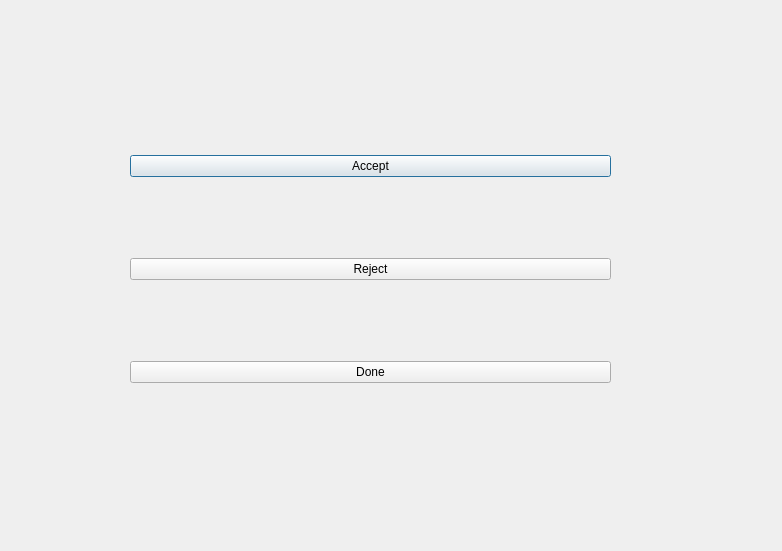
<?xml version="1.0" encoding="UTF-8"?>
<ui version="4.0">
 <class>MyDialog</class>
 <widget class="QDialog" name="MyDialog">
  <property name="geometry">
   <rect>
    <x>0</x>
    <y>0</y>
    <width>782</width>
    <height>551</height>
   </rect>
  </property>
  <property name="windowTitle">
   <string>Dialog</string>
  </property>
  <widget class="QWidget" name="">
   <property name="geometry">
    <rect>
     <x>130</x>
     <y>80</y>
     <width>481</width>
     <height>381</height>
    </rect>
   </property>
   <layout class="QVBoxLayout" name="verticalLayout">
    <item>
     <widget class="QPushButton" name="AcceptBtn">
      <property name="text">
       <string>Accept</string>
      </property>
     </widget>
    </item>
    <item>
     <widget class="QPushButton" name="RejectBtn">
      <property name="text">
       <string>Reject</string>
      </property>
     </widget>
    </item>
    <item>
     <widget class="QPushButton" name="DoneBtn">
      <property name="text">
       <string>Done</string>
      </property>
     </widget>
    </item>
   </layout>
  </widget>
 </widget>
 <resources/>
 <connections/>
</ui>
